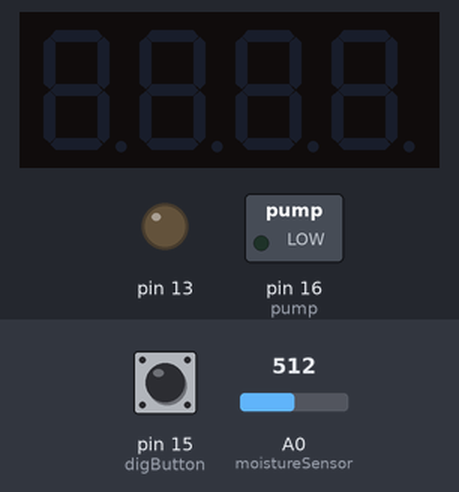
A sketch run on a simulated Arduino Uno, built with avr-gcc and run on an emulated ATmega328P. Parts: 4-digit seven-segment display, switched loads named in the sketch (green lamp = pin HIGH), output pins drawn as LEDs (lit = HIGH). Wiring (inferred from the names in the program): 4-digit 7-segment display, segments lit when HIGH: segments pin 2, pin 3, pin 4, pin 5, pin 6, pin 7, pin 8; digit selects pin 12, pin 11, pin 10, pin 9. The inputs (shaded band) are chosen by the test bench; at power-on: A0 (moistureSensor) = 512, pin 15 (digButton) HIGH. The segment pins are drawn as the display they are named for; pins used as bus, display or sensor lines are not drawn.

Above: at 1.2 s.
1.3 s: A0 (moistureSensor) set to 390
6.0 s: pin 15 (digButton) pulled LOW for 3.2 s
At 9.9 s:
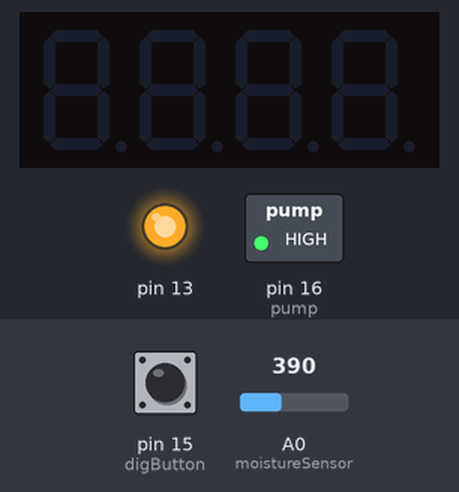
10.7 s: A0 (moistureSensor) set to 450
15.4 s: pin 15 (digButton) pulled LOW for 3.2 s
At 18.4 s:
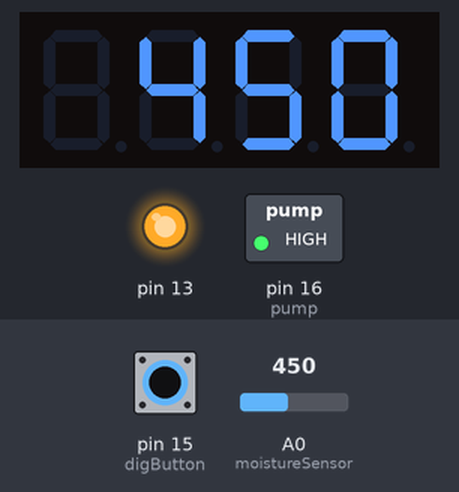
20.1 s: A0 (moistureSensor) set to 306
24.8 s: pin 15 (digButton) pulled LOW for 3.2 s
At 27.5 s:
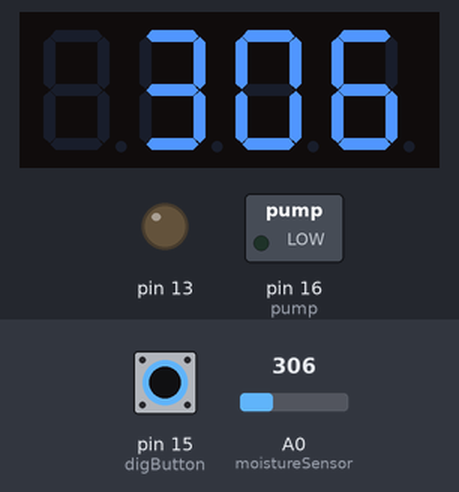
Timing chart, 0 to 29.6 s (numbered marks = the images above; inputs shaded):
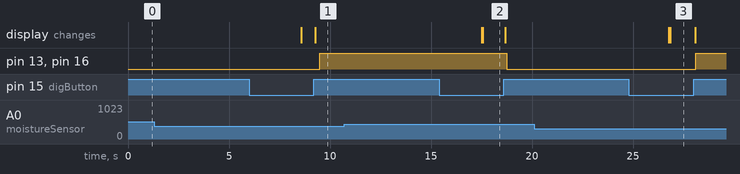

The sketch:

soilMoistureControlSystem.ino
```cpp
//soil moisture control system
#include <LowPower.h>

#define baudRate 9600
#define scanTime 1
#define refreshTime 100

#define A 2
#define B 3
#define C 4
#define D 5
#define E 6
#define F 7
#define G 8
#define DIG4 9
#define DIG3 10
#define DIG2 11
#define DIG1 12
#define digButton 15
#define pump 16


int moistureSensor = A0;

int num1 = 0;
int num2 = 0;
int num3 = 0;
int num4 = 0;
int moisture = 0;
int cnt = 0;
/*MOISTURE VALUE
* value of air of the moisture sensor is 450~380
* dry soil is 300
* half-dry is 250
* half-wet is 220
* full-wet soil is 190
* (water is 195)
* control strategy:
*  400~305 start watering, 250 stop watering. (due to moisture transfer delayed)
*/
void setup()
{
  //Serial.begin(baudRate);         //Serial

  //O/P:
  //--1.four-digits seven segment display: D2~D12
  //--2.water pump: D16
  //I/P:
  //--1.soil moisture sensor: A0
  //--2.7-segment display button: D15
  for(int i = 2; i < 14; i++) {
    pinMode(i,OUTPUT);
  }
  pinMode(digButton, INPUT_PULLUP); //display button
  pinMode(pump, OUTPUT);
  pinMode(moistureSensor, INPUT);   //moisture Sensor

  //turn off all seven segment LED
  digitalWrite(DIG1, HIGH);
  digitalWrite(DIG2, HIGH);
  digitalWrite(DIG3, HIGH);
  digitalWrite(DIG4, HIGH);
}
void loop()
{
  for(int i=0;i<500;i++){
  //read moisture
    if(cnt>refreshTime){
      moisture = analogRead(moistureSensor);
      if (moisture != 0){
        num2 = moisture/100%10;
        num3 = moisture/10%10;
        num4 = moisture%10;
      }
      else{
        num1 = 10;
        num2 = 10;
        num3 = 10;
        num4 = 10;
      }
      cnt = 0;
    }

    //display moisture on seven segment
    if(digitalRead(digButton) == LOW){
    digitalWrite(DIG2, LOW);
    displayNumber(num2);
    delay(scanTime);
    digitalWrite(DIG2, HIGH);

    digitalWrite(DIG3, LOW);
    displayNumber(num3);
    delay(scanTime);
    digitalWrite(DIG3, HIGH);

    digitalWrite(DIG4, LOW);
    displayNumber(num4);
    delay(scanTime);
    digitalWrite(DIG4, HIGH);
    }
    else{
      delay(scanTime);
    }

  cnt++;
  }

  //Serial.print("moisture: ");Serial.println(moisture);  //Serial
  if(moisture < 400 && moisture > 305){                   //too dry, need watering
    digitalWrite(pump, HIGH);
    digitalWrite(13, HIGH);
  }
  else if(moisture < 250 || moisture > 440){              //wet enough, stop watering
    digitalWrite(pump, LOW);
    digitalWrite(13, LOW);
  }
  delay(1);
  LowPower.powerDown(SLEEP_8S, ADC_OFF, BOD_OFF);         //low power mode, save energy

}

void displayNumber(int number) {
  switch (number) {
    case 0: zero(); break;
    case 1: one(); break;
    case 2: two(); break;
    case 3: three(); break;
    case 4: four(); break;
    case 5: five(); break;
    case 6: six(); break;
    case 7: seven(); break;
    case 8: eight(); break;
    case 9: nine(); break;
    case 10: none(); break;
  }
}
void zero(){
  digitalWrite(A, HIGH);
  digitalWrite(B, HIGH);
  digitalWrite(C, HIGH);
  digitalWrite(D, HIGH);
  digitalWrite(E, HIGH);
  digitalWrite(F, HIGH);
  digitalWrite(G, LOW);
}
void one(){
  digitalWrite(A, LOW);
  digitalWrite(B, HIGH);
  digitalWrite(C, HIGH);
  digitalWrite(D, LOW);
  digitalWrite(E, LOW);
  digitalWrite(F, LOW);
  digitalWrite(G, LOW);
}
void two(){
  digitalWrite(A, HIGH);
  digitalWrite(B, HIGH);
  digitalWrite(C, LOW);
  digitalWrite(D, HIGH);
  digitalWrite(E, HIGH);
  digitalWrite(F, LOW);
  digitalWrite(G, HIGH);
}
void three(){
  digitalWrite(A, HIGH);
  digitalWrite(B, HIGH);
  digitalWrite(C, HIGH);
  digitalWrite(D, HIGH);
  digitalWrite(E, LOW);
  digitalWrite(F, LOW);
  digitalWrite(G, HIGH);
}
void four(){
  digitalWrite(A, LOW);
  digitalWrite(B, HIGH);
  digitalWrite(C, HIGH);
  digitalWrite(D, LOW);
  digitalWrite(E, LOW);
  digitalWrite(F, HIGH);
  digitalWrite(G, HIGH);
}
void five(){
  digitalWrite(A, HIGH);
  digitalWrite(B, LOW);
  digitalWrite(C, HIGH);
  digitalWrite(D, HIGH);
  digitalWrite(E, LOW);
  digitalWrite(F, HIGH);
  digitalWrite(G, HIGH);
}
void six(){
  digitalWrite(A, HIGH);
  digitalWrite(B, LOW);
  digitalWrite(C, HIGH);
  digitalWrite(D, HIGH);
  digitalWrite(E, HIGH);
  digitalWrite(F, HIGH);
  digitalWrite(G, HIGH);
}
void seven(){
  digitalWrite(A, HIGH);
  digitalWrite(B, HIGH);
  digitalWrite(C, HIGH);
  digitalWrite(D, LOW);
  digitalWrite(E, LOW);
  digitalWrite(F, HIGH);
  digitalWrite(G, LOW);
}
void eight(){
  digitalWrite(A, HIGH);
  digitalWrite(B, HIGH);
  digitalWrite(C, HIGH);
  digitalWrite(D, HIGH);
  digitalWrite(E, HIGH);
  digitalWrite(F, HIGH);
  digitalWrite(G, HIGH);
}
void nine(){
  digitalWrite(A, HIGH);
  digitalWrite(B, HIGH);
  digitalWrite(C, HIGH);
  digitalWrite(D, HIGH);
  digitalWrite(E, LOW);
  digitalWrite(F, HIGH);
  digitalWrite(G, HIGH);
}
void none(){
  digitalWrite(A, LOW);
  digitalWrite(B, LOW);
  digitalWrite(C, HIGH);
  digitalWrite(D, HIGH);
  digitalWrite(E, HIGH);
  digitalWrite(F, LOW);
  digitalWrite(G, HIGH);
}
```

Measured:
- after the input at 1.3 s, every drawn part: stays the same
- after the input at 6.0 s, pin 13, pin 16 (pump): LOW → HIGH after 3.5 s instead of 3.0 s; the display: first changes after 2.6 s (image 1 shows a later state)
- after the input at 10.7 s, every drawn part: stays the same
- after the input at 15.4 s, pin 13, pin 16 (pump): HIGH → LOW after 3.3 s instead of 2.6 s; the display: first changes after 2.1 s (image 2 shows a later state)
- after the input at 20.1 s, every drawn part: stays the same
- after the input at 24.8 s, pin 13, pin 16 (pump): LOW → HIGH after 3.3 s instead of 2.5 s; the display: first changes after 2.0 s (image 3 shows a later state)
